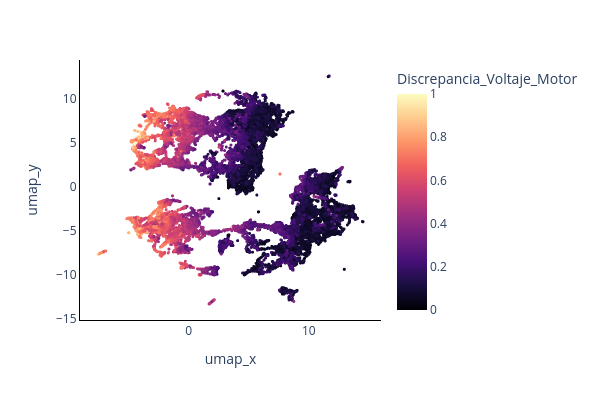

The code cell stored with this chart in its notebook:
### Code cell
scatterPlot2D(data  = SupervisedEmbedding.embedding, 
              x     = f'umap_x', 
              y     = f'umap_y', 
              color = preData.new_manipulable_cr1[1])

### Figure 1 — Plotly figure (JSON) as saved in the notebook; plotly's stock layout.template omitted (floating-point values rounded to 4 significant figures; data arrays with more than 128 entries replaced by an {"elided": "..."} marker saying what was removed)
{"data": [{"hovertemplate": "umap_x=%{x}<br>umap_y=%{y}<br>Discrepancia_Voltaje_Motor=%{marker.color}<extra></extra>", "legendgroup": "", "marker": {"color": {"elided": "29007 float values"}, "coloraxis": "coloraxis", "size": 3, "symbol": "circle"}, "mode": "markers", "name": "", "showlegend": false, "type": "scattergl", "x": {"elided": "29007 float values"}, "xaxis": "x", "y": {"elided": "29007 float values"}, "yaxis": "y"}], "layout": {"coloraxis": {"colorbar": {"title": {"text": "Discrepancia_Voltaje_Motor"}}, "colorscale": [[0, "#000004"], [0.1111, "#180f3d"], [0.2222, "#440f76"], [0.3333, "#721f81"], [0.4444, "#9e2f7f"], [0.5556, "#cd4071"], [0.6667, "#f1605d"], [0.7778, "#fd9668"], [0.8889, "#feca8d"], [1, "#fcfdbf"]]}, "height": 400, "legend": {"tracegroupgap": 0}, "margin": {"t": 60}, "paper_bgcolor": "rgba(255, 255, 255, 1)", "plot_bgcolor": "rgba(255, 255, 255, 1)", "width": 600, "xaxis": {"anchor": "y", "domain": [0, 1], "linecolor": "black", "showgrid": false, "showline": true, "title": {"text": "umap_x"}, "zeroline": false}, "yaxis": {"anchor": "x", "domain": [0, 1], "linecolor": "black", "showgrid": false, "showline": true, "title": {"text": "umap_y"}, "zeroline": false}}}
